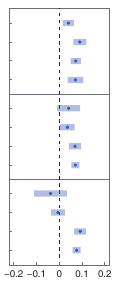

Write R code to recreate this figure.
rm(list = ls())
library(rstudioapi)
library(metafor)
library(multcomp)
library(ggplot2)
currentPath <- getSourceEditorContext()$path
charLocations <- gregexpr('/',currentPath)[[1]]
currentPath <- substring(currentPath,1,charLocations[length(charLocations)]-1)
setwd(currentPath)

##==== Function ====##
theme_custom <- function(){
  myTheme <- theme(panel.background = element_rect(fill = 'white',color = 'black',size = 0.5),
                   panel.grid = element_blank(),
                   legend.position = 'none',
                   plot.margin = margin(6,6,6,6),
                   plot.background = element_blank(),
                   axis.ticks = element_line(size = 0.3),
                   axis.ticks.length = unit(-0.15,'lines'),
                   axis.title.y = element_blank(),
                   axis.title.x = element_text(size = 7,margin = margin(2,0,0,0),face = 'bold'),
                   axis.text.y = element_text(size = 7,margin = margin(0,3,0,0),color = '#000000'),
                   axis.text.x = element_text(size = 7,margin = margin(4,0,0,0),color = '#000000'))
  return(myTheme)
}
CMYKtoRGB <- function(C,M,Y,K){
  Rc <- (1-C)*(1-K)
  Gc <- (1-M)*(1-K)
  Bc <- (1-Y)*(1-K)
  R <- as.character(as.hexmode((ceiling(Rc*255))))
  G <- as.character(as.hexmode((ceiling(Gc*255))))
  B <- as.character(as.hexmode((ceiling(Bc*255))))
  if(nchar(R) == 1){
    R <- paste0('0',R)
  }
  if(nchar(G) == 1){
    G <- paste0('0',G)
  }
  if(nchar(B) == 1){
    B <- paste0('0',B)
  }
  RGBColor <- paste0('#',R,G,B)
  return(RGBColor)
}
##==== Function ====##

load('Data_DBH.R')
dataMatrix$Level4 <- as.factor(paste(dataMatrix$Lat,dataMatrix$Lon))
dataMatrix$Level3 <- as.factor(paste(dataMatrix$Composition,dataMatrix$Age,dataMatrix$Density))
dataMatrix$Level2 <- as.factor(dataMatrix$Species)
dataMatrix$Level1 <- as.factor(seq(1,nrow(dataMatrix)))

##==== Part 1: Needleleaf ====##
dataMatrix$NeedleleafClass <- as.factor(dataMatrix$NeedleleafClass)
res_1 <- rma.mv(yi,vi,mods = ~NeedleleafClass-1,random = ~1|Level4/Level3/Level2/Level1,method = 'ML',data = dataMatrix)
figMatrix_1 <- data.frame()
for(i in seq(1,nrow(res_1$b))){
  tempRowName <- row.names(res_1$b)[i]
  selectID <- gregexpr('Class',tempRowName)[[1]]
  tempClass <- substring(tempRowName,(selectID + 5),nchar(tempRowName))
  tempMatrix <- data.frame(Class = tempClass,Mean = as.numeric(res_1$b[i]),
                           UpLimit = as.numeric(res_1$ci.ub[i]),LowLimit = as.numeric(res_1$ci.lb[i]))
  figMatrix_1 <- rbind(figMatrix_1,tempMatrix)
}
figMatrix_1$Class <- factor(figMatrix_1$Class,levels = c('Broad (Broad)','Broad (Broad*Needle)','Needle (Broad*Needle)','Needle (Needle)'),ordered = TRUE)
##==== Part 1: Needleleaf ====##

##==== Part 2: Evergreen ====##
dataMatrix$EvergreenClass <- as.factor(dataMatrix$EvergreenClass)
res_2 <- rma.mv(yi,vi,mods = ~EvergreenClass-1,random = ~1|Level4/Level3/Level2/Level1,method = 'ML',data = dataMatrix)
figMatrix_2 <- data.frame()
for(i in seq(1,nrow(res_2$b))){
  tempRowName <- row.names(res_2$b)[i]
  selectID <- gregexpr('Class',tempRowName)[[1]]
  tempClass <- substring(tempRowName,(selectID + 5),nchar(tempRowName))
  tempMatrix <- data.frame(Class = tempClass,Mean = as.numeric(res_2$b[i]),
                           UpLimit = as.numeric(res_2$ci.ub[i]),LowLimit = as.numeric(res_2$ci.lb[i]))
  figMatrix_2 <- rbind(figMatrix_2,tempMatrix)
}
figMatrix_2$Class <- factor(figMatrix_2$Class,levels = c('Deciduous (Deciduous)','Deciduous (Deciduous*Evergreen)','Evergreen (Deciduous*Evergreen)','Evergreen (Evergreen)'),ordered = TRUE)
##==== Part 2: Evergreen ====##

##==== Part 3: Nitrogen ====##
dataMatrix$NitrogenClass <- as.factor(dataMatrix$NitrogenClass)
res_3 <- rma.mv(yi,vi,mods = ~NitrogenClass-1,random = ~1|Level4/Level3/Level2/Level1,method = 'ML',data = dataMatrix)
figMatrix_3 <- data.frame()
for(i in seq(1,nrow(res_3$b))){
  tempRowName <- row.names(res_3$b)[i]
  selectID <- gregexpr('Class',tempRowName)[[1]]
  tempClass <- substring(tempRowName,(selectID + 5),nchar(tempRowName))
  tempMatrix <- data.frame(Class = tempClass,Mean = as.numeric(res_3$b[i]),
                           UpLimit = as.numeric(res_3$ci.ub[i]),LowLimit = as.numeric(res_3$ci.lb[i]))
  figMatrix_3 <- rbind(figMatrix_3,tempMatrix)
}
figMatrix_3$Class <- factor(figMatrix_3$Class,levels = c('N (N)','N (Non-N*N)','Non-N (Non-N*N)','Non-N (Non-N)'),ordered = TRUE)
##==== Part 3: Nitrogen ====##

##==== Part 4: Multiple comparison ====##
multiCompare_1 <- summary(glht(res_1, linfct = rbind(c(-1,1,0,0),c(-1,0,1,0),c(-1,0,0,1),c(0,-1,1,0),c(0,-1,0,1),c(0,0,-1,1))),test = adjusted('none'))
multiCompare_2 <- summary(glht(res_2, linfct = rbind(c(-1,1,0,0),c(-1,0,1,0),c(-1,0,0,1),c(0,-1,1,0),c(0,-1,0,1),c(0,0,-1,1))),test = adjusted('none'))
multiCompare_3 <- summary(glht(res_3, linfct = rbind(c(-1,1,0,0),c(-1,0,1,0),c(-1,0,0,1),c(0,-1,1,0),c(0,-1,0,1),c(0,0,-1,1))),test = adjusted('none'))
##==== Part 4: Multiple comparison ====##

##==== Part 5: Draw ====##
# BL vs. NL
figMatrix_1$XLocation <- 0
selectID <- which(figMatrix_1$Class == 'Broad (Broad)')
figMatrix_1$XLocation[selectID] <- 13
selectID <- which(figMatrix_1$Class == 'Broad (Broad*Needle)')
figMatrix_1$XLocation[selectID] <- 12
selectID <- which(figMatrix_1$Class == 'Needle (Broad*Needle)')
figMatrix_1$XLocation[selectID] <- 11
selectID <- which(figMatrix_1$Class == 'Needle (Needle)')
figMatrix_1$XLocation[selectID] <- 10
# DE vs. EV
figMatrix_2$XLocation <- 0
selectID <- which(figMatrix_2$Class == 'Deciduous (Deciduous)')
figMatrix_2$XLocation[selectID] <- 8.5
selectID <- which(figMatrix_2$Class == 'Deciduous (Deciduous*Evergreen)')
figMatrix_2$XLocation[selectID] <- 7.5
selectID <- which(figMatrix_2$Class == 'Evergreen (Deciduous*Evergreen)')
figMatrix_2$XLocation[selectID] <- 6.5
selectID <- which(figMatrix_2$Class == 'Evergreen (Evergreen)')
figMatrix_2$XLocation[selectID] <- 5.5
# NF vs. non-NF
figMatrix_3$XLocation <- 0
selectID <- which(figMatrix_3$Class == 'N (N)')
figMatrix_3$XLocation[selectID] <- 4
selectID <- which(figMatrix_3$Class == 'N (Non-N*N)')
figMatrix_3$XLocation[selectID] <- 3
selectID <- which(figMatrix_3$Class == 'Non-N (Non-N*N)')
figMatrix_3$XLocation[selectID] <- 2
selectID <- which(figMatrix_3$Class == 'Non-N (Non-N)')
figMatrix_3$XLocation[selectID] <- 1
figMatrix <- rbind(figMatrix_1,figMatrix_2,figMatrix_3)
# Polygons
width <- 0.33
polygons <- data.frame()
for(i in seq(1,nrow(figMatrix))){
  point_1 <- data.frame(X = figMatrix$XLocation[i] - width/2,Y = figMatrix$LowLimit[i])
  point_2 <- data.frame(X = figMatrix$XLocation[i] - width/2,Y = figMatrix$UpLimit[i])
  point_3 <- data.frame(X = figMatrix$XLocation[i] + width/2,Y = figMatrix$UpLimit[i])
  point_4 <- data.frame(X = figMatrix$XLocation[i] + width/2,Y = figMatrix$LowLimit[i])
  tempPolygon <- rbind(point_1,point_2,point_3,point_4,point_1)
  tempPolygon$ID <- i
  polygons <- rbind(polygons,tempPolygon)
}
# Draw
Fig_2b <- ggplot()+
  geom_vline(xintercept = 4.75,size = 0.3,color = '#000000')+
  geom_vline(xintercept = 9.25,size = 0.3,color = '#000000')+
  geom_hline(yintercept = 0,size = 0.3,color = '#000000',linetype = 'dashed')+
  geom_polygon(data = polygons,mapping = aes(x = X,y = Y,group = ID),fill = CMYKtoRGB(0.84,0.67,0,0),alpha = 0.4)+
  geom_point(data = figMatrix,mapping = aes(x = XLocation,y = Mean),size = 0.5,color = CMYKtoRGB(0.84,0.67,0,0))+
  scale_x_continuous(breaks = c(1,2,3,4,5.5,6.5,7.5,8.5,10,11,12,13),
                     labels = c('non-NF (non-NF x non-NF)','non-NF (NF x non-NF)','NF (NF x non-NF)','NF (NF x NF)',
                                'EV (EV x EV)','EV (DE x EV)','DE (DE x EV)','DE (DE x DE)',
                                'NL (NL x NL)','NL (BL x NL)','BL (BL x NL)','BL (BL x BL)'))+
  scale_y_continuous(limits = c(-0.22,0.22),breaks = seq(-0.2,0.2,0.1),labels = c('-0.2','-0.1','0','0.1','0.2'),expand = c(0,0))+
  ylab('Effect size')+
  coord_flip()+
  theme_custom()
outputFileName <- paste0(currentPath,'/Fig_2b.pdf')
pdf(file = outputFileName,width = 2.45,height = 3,colormodel = 'cmyk')
print(Fig_2b)
dev.off()
##==== Part 5: Draw ====##